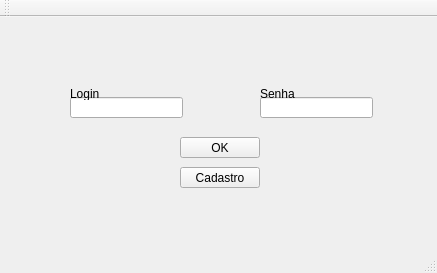
<?xml version="1.0" encoding="UTF-8"?>
<ui version="4.0">
 <class>MainWindow</class>
 <widget class="QMainWindow" name="MainWindow">
  <property name="geometry">
   <rect>
    <x>0</x>
    <y>0</y>
    <width>437</width>
    <height>273</height>
   </rect>
  </property>
  <property name="windowTitle">
   <string>MainWindow</string>
  </property>
  <widget class="QWidget" name="centralWidget">
   <widget class="QPushButton" name="pushButton">
    <property name="geometry">
     <rect>
      <x>180</x>
      <y>120</y>
      <width>80</width>
      <height>21</height>
     </rect>
    </property>
    <property name="text">
     <string>OK</string>
    </property>
   </widget>
   <widget class="QLineEdit" name="lineEdit">
    <property name="geometry">
     <rect>
      <x>70</x>
      <y>80</y>
      <width>113</width>
      <height>21</height>
     </rect>
    </property>
   </widget>
   <widget class="QLineEdit" name="lineEdit_2">
    <property name="geometry">
     <rect>
      <x>260</x>
      <y>80</y>
      <width>113</width>
      <height>21</height>
     </rect>
    </property>
   </widget>
   <widget class="QLabel" name="label">
    <property name="geometry">
     <rect>
      <x>70</x>
      <y>70</y>
      <width>47</width>
      <height>13</height>
     </rect>
    </property>
    <property name="text">
     <string>Login</string>
    </property>
   </widget>
   <widget class="QLabel" name="label_2">
    <property name="geometry">
     <rect>
      <x>260</x>
      <y>70</y>
      <width>47</width>
      <height>13</height>
     </rect>
    </property>
    <property name="text">
     <string>Senha</string>
    </property>
   </widget>
   <widget class="QPushButton" name="pushButton_2">
    <property name="geometry">
     <rect>
      <x>180</x>
      <y>150</y>
      <width>80</width>
      <height>21</height>
     </rect>
    </property>
    <property name="text">
     <string>Cadastro</string>
    </property>
   </widget>
  </widget>
  <widget class="QMenuBar" name="menuBar">
   <property name="geometry">
    <rect>
     <x>0</x>
     <y>0</y>
     <width>437</width>
     <height>20</height>
    </rect>
   </property>
  </widget>
  <widget class="QToolBar" name="mainToolBar">
   <attribute name="toolBarArea">
    <enum>TopToolBarArea</enum>
   </attribute>
   <attribute name="toolBarBreak">
    <bool>false</bool>
   </attribute>
  </widget>
  <widget class="QStatusBar" name="statusBar"/>
 </widget>
 <layoutdefault spacing="6" margin="11"/>
 <resources/>
 <connections/>
</ui>
